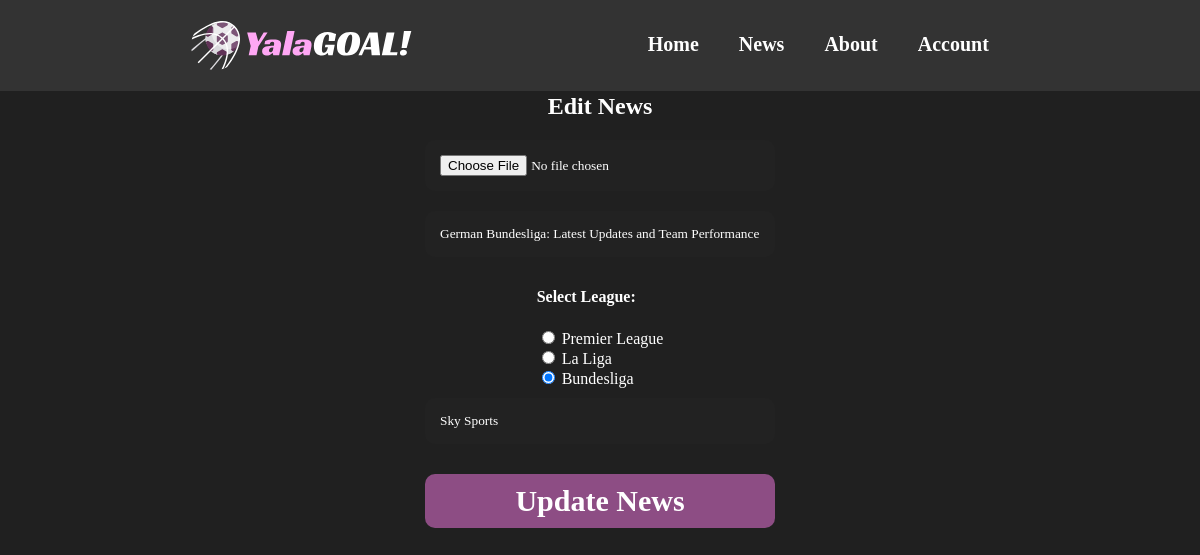
The page /php/edit_news.php?news_id=47 on the database its author committed.
### tables this page shows
CREATE TABLE `news` (
  `news_id` int(11) NOT NULL,
  `title` varchar(255) NOT NULL,
  `image` varchar(255) NOT NULL,
  `sre` varchar(255) DEFAULT NULL,
  `league_id` int(11) DEFAULT NULL,
  `published_at` datetime DEFAULT current_timestamp()
);

CREATE TABLE `leagues` (
  `id` int(11) NOT NULL,
  `name` varchar(100) NOT NULL,
  `country` varchar(100) NOT NULL,
  `logo` varchar(255) NOT NULL
);

### php/edit_news.php (the view, shortened to what this page needs)
<?php
include 'header.php';
include 'mysql_con.php';
if (isset($_GET['news_id']) && is_numeric($_GET['news_id'])) {
    $news_id = $_GET['news_id'];
    $stmt = $conn->prepare("SELECT * FROM news WHERE news_id = ?");
    $stmt->bind_param("i", $news_id);
    $stmt->execute();
    $result = $stmt->get_result();
    $news = $result->fetch_assoc();
    $leagues = $conn->query("SELECT id, name FROM leagues")->fetch_all(MYSQLI_ASSOC);
} else {
    $error_message = "Invalid or missing News ID.";
}
?>
<!DOCTYPE html>
<html lang="en">
<body>
  <?php include 'nav.php'; ?>
  <div class="containerPost">
    <section>
      <h1>Edit News</h1>
      <form method="POST" enctype="multipart/form-data">
        <input type="file" name="image" class="inputbox">
        <input type="text" name="title" placeholder="Title (max 100 characters)" value="<?= htmlspecialchars($news['title']) ?>" required class="inputbox" maxlength="100">
        <div>
            <h4>Select League:</h4>
            <?php foreach ($leagues as $league): ?>
                <input type="radio" name="league_id" value="<?= $league['id'] ?>" <?= $league['id'] == $news['league_id'] ? 'checked' : '' ?> required>
                <label><?= $league['name'] ?></label><br>
            <?php endforeach; ?>
        </div>
        <input type="text" name="source" placeholder="Source (max 100 characters)" value="<?= htmlspecialchars($news['sre']) ?>" required class="inputbox" maxlength="100">
        <div class="buttons">
          <input type="submit" value="Update News" class="submit-btn">
        </div>
      </form>
    </section>
  </div>
</body>
</html>

### css/style.css (style rules this page uses)
:root { --primary-color: #8d4d84; --secondary-color: #333; --highlight-color: #FFA7F4; --background-color: rgb(32, 32, 32); --text-color: white; --font : Calibri; }
html { scroll-behavior: smooth; background-color: var(--background-color); }
* { color: var(--text-color); font-family: var(--font); text-transform: capitalize; }
h1 { font: 800; }
section { display: flex; flex-direction: column; align-items: center; }
section h1 { margin: 10px; text-align: center; }
section form { display: flex; flex-direction: column; align-items: center; margin: auto 0; }
section form .inputbox { padding: 15px; margin: 10px auto; border-radius: 10px; border: none; background-color: #222; color: white; width: 350px; text-transform: none !important; }
section form .buttons { display: flex; flex-direction: column; }
section form .buttons input { padding: 10px 20px; margin: 20px auto; border: none; border-radius: 10px; background-color: #8d4d84; color: white; font-size: 30px; font-weight: 800; width: 350px; }

### rows shown on the page
news: title "German Bundesliga: Latest Updates and Team Performance", league_id "☑", source "Sky Sports"
leagues: name "Premier League"
leagues: name "La Liga"
leagues: name "Bundesliga"
